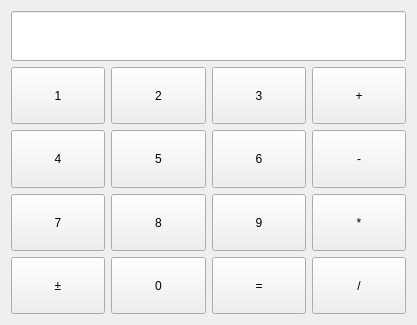
<?xml version="1.0" encoding="UTF-8"?>
<ui version="4.0">
 <class>Form</class>
 <widget class="QWidget" name="Form">
  <property name="geometry">
   <rect>
    <x>0</x>
    <y>0</y>
    <width>417</width>
    <height>325</height>
   </rect>
  </property>
  <property name="windowTitle">
   <string>Form</string>
  </property>
  <layout class="QVBoxLayout" name="verticalLayout">
   <item>
    <widget class="QLineEdit" name="lineEdit">
     <property name="minimumSize">
      <size>
       <width>0</width>
       <height>50</height>
      </size>
     </property>
    </widget>
   </item>
   <item>
    <layout class="QGridLayout" name="gridLayout">
     <item row="0" column="0">
      <widget class="QPushButton" name="btn1">
       <property name="sizePolicy">
        <sizepolicy hsizetype="Preferred" vsizetype="Preferred">
         <horstretch>0</horstretch>
         <verstretch>0</verstretch>
        </sizepolicy>
       </property>
       <property name="text">
        <string>1</string>
       </property>
      </widget>
     </item>
     <item row="0" column="1">
      <widget class="QPushButton" name="btn2">
       <property name="sizePolicy">
        <sizepolicy hsizetype="Preferred" vsizetype="Preferred">
         <horstretch>0</horstretch>
         <verstretch>0</verstretch>
        </sizepolicy>
       </property>
       <property name="text">
        <string>2</string>
       </property>
      </widget>
     </item>
     <item row="0" column="2">
      <widget class="QPushButton" name="btn3">
       <property name="sizePolicy">
        <sizepolicy hsizetype="Preferred" vsizetype="Preferred">
         <horstretch>0</horstretch>
         <verstretch>0</verstretch>
        </sizepolicy>
       </property>
       <property name="text">
        <string>3</string>
       </property>
      </widget>
     </item>
     <item row="0" column="3">
      <widget class="QPushButton" name="btnAdd">
       <property name="sizePolicy">
        <sizepolicy hsizetype="Preferred" vsizetype="Preferred">
         <horstretch>0</horstretch>
         <verstretch>0</verstretch>
        </sizepolicy>
       </property>
       <property name="text">
        <string>+</string>
       </property>
      </widget>
     </item>
     <item row="1" column="0">
      <widget class="QPushButton" name="btn4">
       <property name="sizePolicy">
        <sizepolicy hsizetype="Preferred" vsizetype="Preferred">
         <horstretch>0</horstretch>
         <verstretch>0</verstretch>
        </sizepolicy>
       </property>
       <property name="text">
        <string>4</string>
       </property>
      </widget>
     </item>
     <item row="1" column="1">
      <widget class="QPushButton" name="btn5">
       <property name="sizePolicy">
        <sizepolicy hsizetype="Preferred" vsizetype="Preferred">
         <horstretch>0</horstretch>
         <verstretch>0</verstretch>
        </sizepolicy>
       </property>
       <property name="text">
        <string>5</string>
       </property>
      </widget>
     </item>
     <item row="1" column="2">
      <widget class="QPushButton" name="btn6">
       <property name="sizePolicy">
        <sizepolicy hsizetype="Preferred" vsizetype="Preferred">
         <horstretch>0</horstretch>
         <verstretch>0</verstretch>
        </sizepolicy>
       </property>
       <property name="text">
        <string>6</string>
       </property>
      </widget>
     </item>
     <item row="1" column="3">
      <widget class="QPushButton" name="btnSub">
       <property name="sizePolicy">
        <sizepolicy hsizetype="Preferred" vsizetype="Preferred">
         <horstretch>0</horstretch>
         <verstretch>0</verstretch>
        </sizepolicy>
       </property>
       <property name="text">
        <string>-</string>
       </property>
      </widget>
     </item>
     <item row="2" column="0">
      <widget class="QPushButton" name="btn7">
       <property name="sizePolicy">
        <sizepolicy hsizetype="Preferred" vsizetype="Preferred">
         <horstretch>0</horstretch>
         <verstretch>0</verstretch>
        </sizepolicy>
       </property>
       <property name="text">
        <string>7</string>
       </property>
      </widget>
     </item>
     <item row="2" column="1">
      <widget class="QPushButton" name="btn8">
       <property name="sizePolicy">
        <sizepolicy hsizetype="Preferred" vsizetype="Preferred">
         <horstretch>0</horstretch>
         <verstretch>0</verstretch>
        </sizepolicy>
       </property>
       <property name="text">
        <string>8</string>
       </property>
      </widget>
     </item>
     <item row="2" column="2">
      <widget class="QPushButton" name="btn9">
       <property name="sizePolicy">
        <sizepolicy hsizetype="Preferred" vsizetype="Preferred">
         <horstretch>0</horstretch>
         <verstretch>0</verstretch>
        </sizepolicy>
       </property>
       <property name="text">
        <string>9</string>
       </property>
      </widget>
     </item>
     <item row="2" column="3">
      <widget class="QPushButton" name="btnMul">
       <property name="sizePolicy">
        <sizepolicy hsizetype="Preferred" vsizetype="Preferred">
         <horstretch>0</horstretch>
         <verstretch>0</verstretch>
        </sizepolicy>
       </property>
       <property name="text">
        <string>*</string>
       </property>
      </widget>
     </item>
     <item row="3" column="0">
      <widget class="QPushButton" name="btnNagtive">
       <property name="sizePolicy">
        <sizepolicy hsizetype="Preferred" vsizetype="Preferred">
         <horstretch>0</horstretch>
         <verstretch>0</verstretch>
        </sizepolicy>
       </property>
       <property name="text">
        <string>±</string>
       </property>
      </widget>
     </item>
     <item row="3" column="1">
      <widget class="QPushButton" name="btn0">
       <property name="sizePolicy">
        <sizepolicy hsizetype="Preferred" vsizetype="Preferred">
         <horstretch>0</horstretch>
         <verstretch>0</verstretch>
        </sizepolicy>
       </property>
       <property name="text">
        <string>0</string>
       </property>
      </widget>
     </item>
     <item row="3" column="2">
      <widget class="QPushButton" name="btnEqual">
       <property name="sizePolicy">
        <sizepolicy hsizetype="Preferred" vsizetype="Preferred">
         <horstretch>0</horstretch>
         <verstretch>0</verstretch>
        </sizepolicy>
       </property>
       <property name="text">
        <string>=</string>
       </property>
      </widget>
     </item>
     <item row="3" column="3">
      <widget class="QPushButton" name="btnDiv">
       <property name="sizePolicy">
        <sizepolicy hsizetype="Preferred" vsizetype="Preferred">
         <horstretch>0</horstretch>
         <verstretch>0</verstretch>
        </sizepolicy>
       </property>
       <property name="text">
        <string>/</string>
       </property>
      </widget>
     </item>
    </layout>
   </item>
  </layout>
 </widget>
 <resources/>
 <connections/>
</ui>
